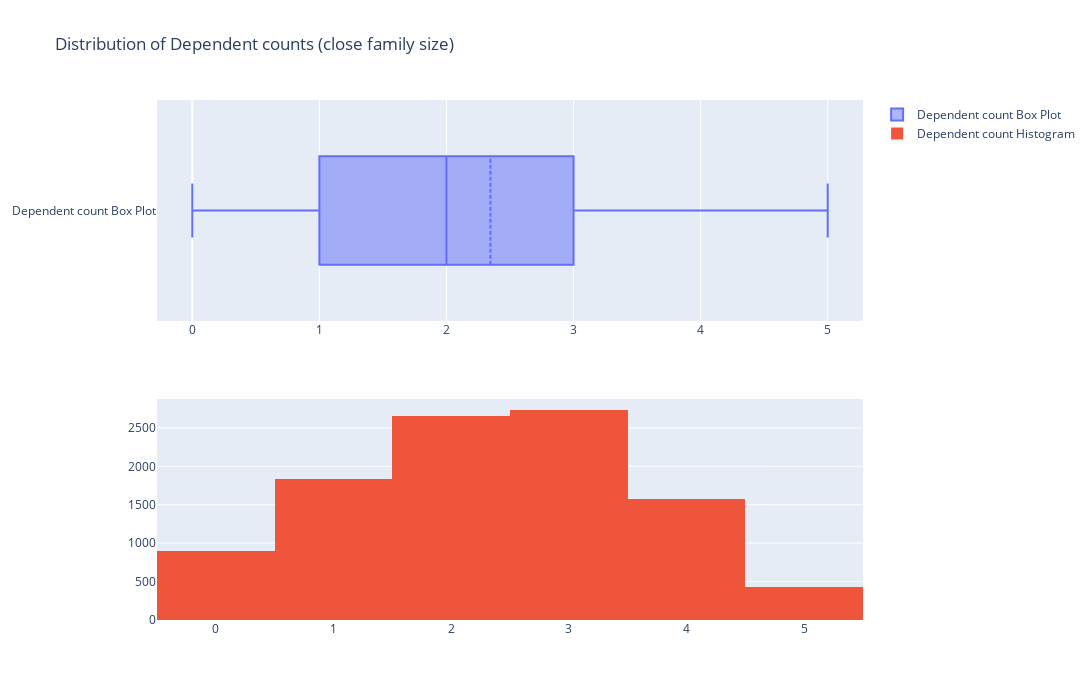

Source (notebook cell):
### Code cell
#%%

# Dependent Count (Family Size)
fig = make_subplots(rows=2, cols=1)

tr1=go.Box(x=df['Dependent_count'],name='Dependent count Box Plot',boxmean=True)
tr2=go.Histogram(x=df['Dependent_count'],name='Dependent count Histogram')

fig.add_trace(tr1,row=1,col=1)
fig.add_trace(tr2,row=2,col=1)

fig.update_layout(height=700, width=1200, title_text="Distribution of Dependent counts (close family size)")
fig.show()

### Figure 1 — Plotly figure (JSON) as saved in the notebook; plotly's stock layout.template omitted (floating-point values rounded to 4 significant figures; data arrays with more than 128 entries replaced by an {"elided": "..."} marker saying what was removed)
{"data": [{"boxmean": true, "name": "Dependent count Box Plot", "type": "box", "x": {"elided": "10127 int values"}, "xaxis": "x", "yaxis": "y"}, {"name": "Dependent count Histogram", "type": "histogram", "x": {"elided": "10127 int values"}, "xaxis": "x2", "yaxis": "y2"}], "layout": {"height": 700, "title": {"text": "Distribution of Dependent counts (close family size)"}, "width": 1200, "xaxis": {"anchor": "y", "domain": [0, 1]}, "xaxis2": {"anchor": "y2", "domain": [0, 1]}, "yaxis": {"anchor": "x", "domain": [0.575, 1]}, "yaxis2": {"anchor": "x2", "domain": [0, 0.425]}}}
